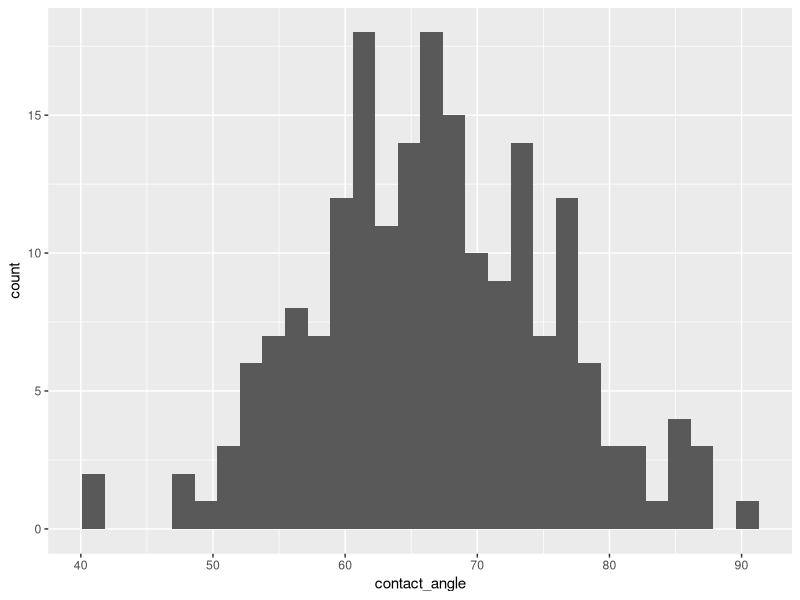
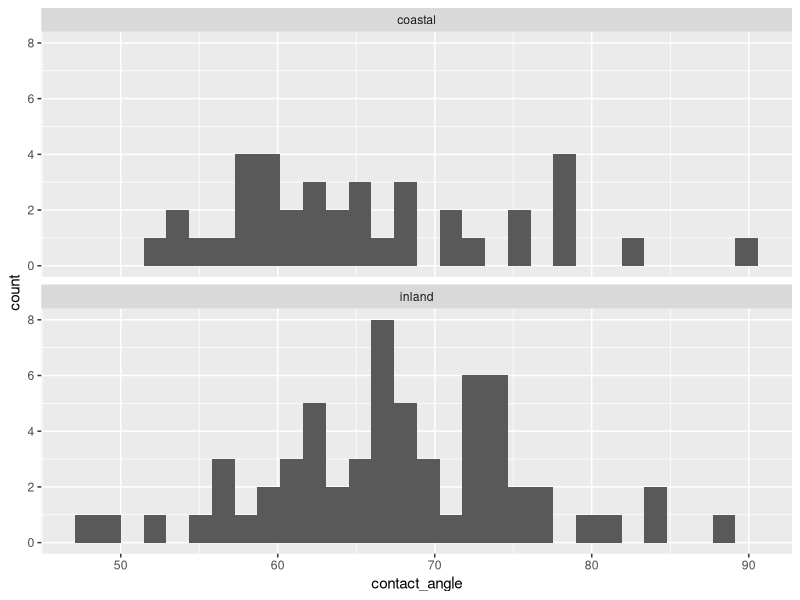
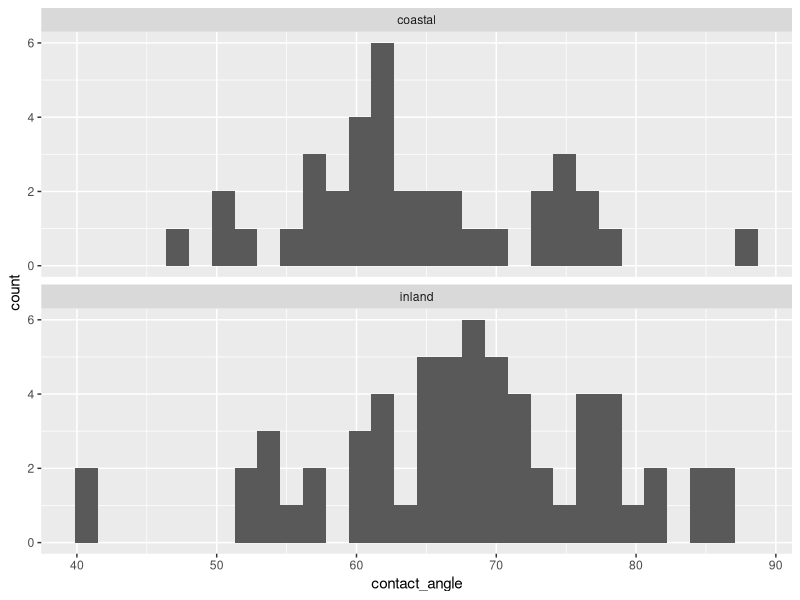
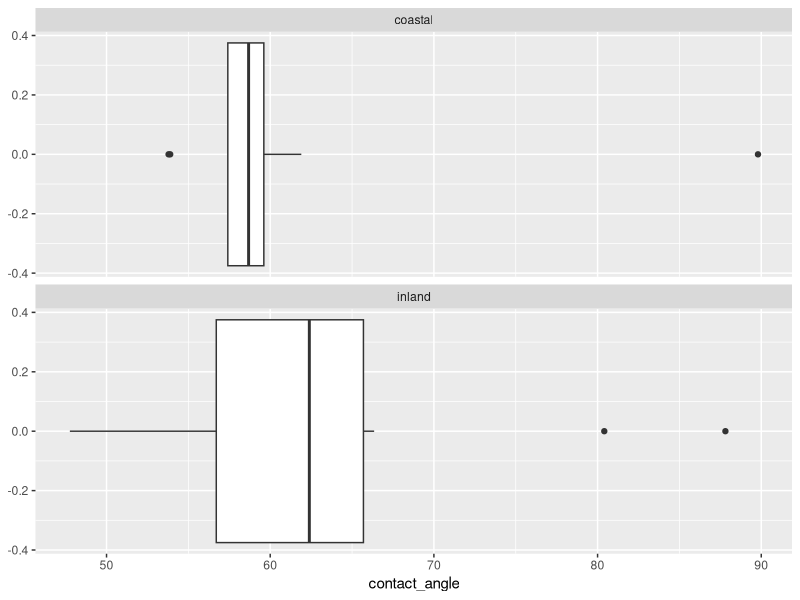
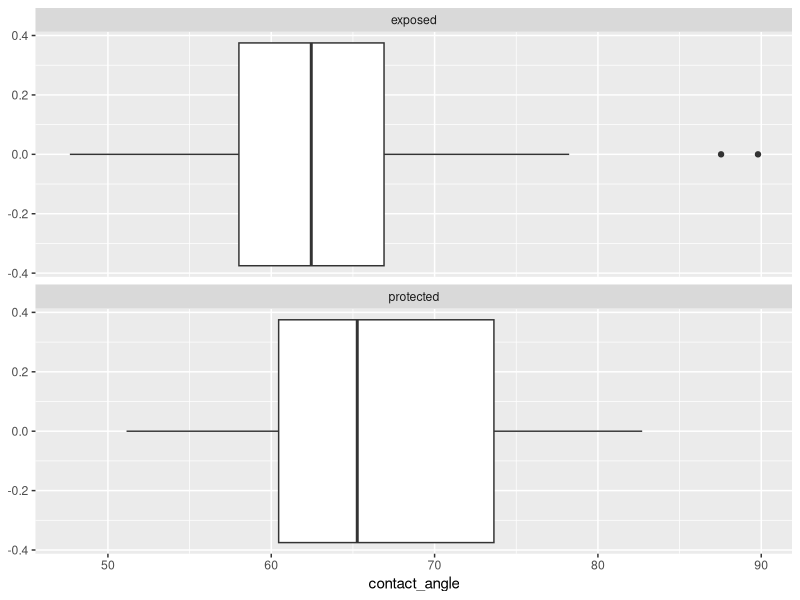
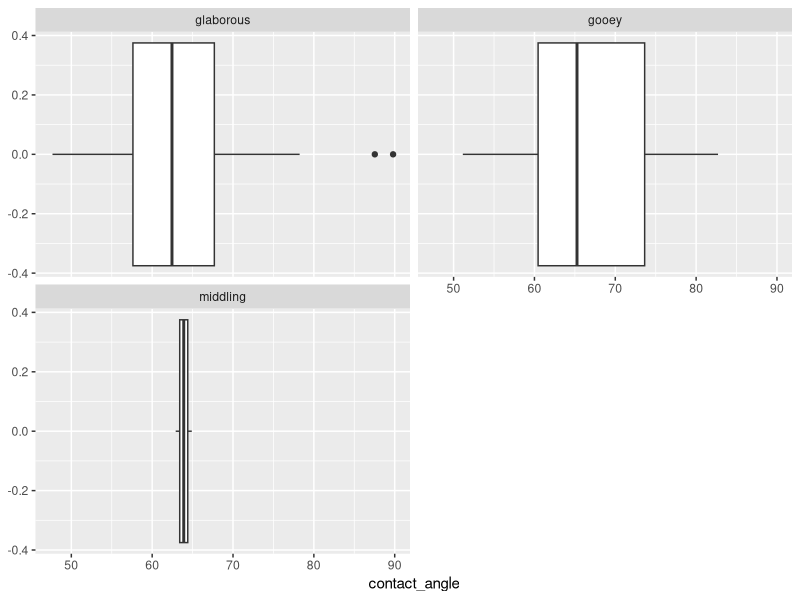

Write R code to recreate these figures, in order.
require(tidyverse)
require(readxl)

coastal_pops = c('BHE', 'SWB', 'PGR', 'HEC', 'OPB')
inland_pops = c('SWC', 'LMC', 'TOR', 'OAE', 'RGR')


contact_angle =  read_xlsx(
  path = './Data/Contact Angle Measurements.xlsx', # Change path here
  sheet = 'Sheet1'
) %>%
  mutate(
    ecotype = case_when(
      pop.code %in% coastal_pops ~ "coastal",
      pop.code %in% inland_pops ~ "inland",
      .default = NA_character_
    ),
    salt_exposure = case_when(
      pop.code %in% c('PGR', 'BHE') ~ "protected",
      pop.code %in% c('SWB', 'OPB', 'HEC') ~ "exposed",
      pop.code %in% inland_pops ~ "inland",
      .default = NA_character_
    ),
    surface_type = case_when(
      pop.code %in% c('PGR', 'BHE') ~ 'gooey',
      pop.code == 'SWB' ~ 'middling',
      pop.code %in% c('OPB', 'HEC') ~ 'glaborous',
      pop.code %in% inland_pops ~ "inland",
      .default = NA_character_
    )
  )

View(contact_angle)

# View coastal_data
contact_angle %>%
  ggplot() +
  aes(x=contact_angle) +
  geom_histogram()

# Coastal vs. inland and ad vs. ab
contact_angle %>%
  filter(leaf_side == 'ad') %>%
  ggplot() +
  aes(x=contact_angle) +
  facet_wrap(vars(ecotype), nrow = 2) +
  geom_histogram()

contact_angle %>%
  filter(leaf_side == 'ab') %>%
  ggplot() +
  aes(x=contact_angle) +
  facet_wrap(vars(ecotype), nrow = 2) +
  geom_histogram()

# How much of each pop?
contact_angle %>%
  filter(!is.na(contact_angle)) %>%
  group_by(pop.code) %>%
  count()

# Comparing pairs
contact_angle %>%
  filter(pop.code == 'RGR' | pop.code == 'OPB') %>%
  filter(leaf_side == 'ad') %>%
  ggplot() +
  aes(x=contact_angle) +
  facet_wrap(vars(ecotype), nrow = 2) +
  geom_boxplot()

# Comparing protected and exposed
contact_angle %>%
  filter(salt_exposure != "inland") %>%
  ggplot() +
  aes(x=contact_angle) +
  facet_wrap(vars(salt_exposure), nrow = 2) +
  geom_boxplot()

contact_angle %>%
  filter(surface_type != "inland") %>%
  ggplot() +
  aes(x=contact_angle) +
  facet_wrap(vars(surface_type), nrow = 2) +
  geom_boxplot()
